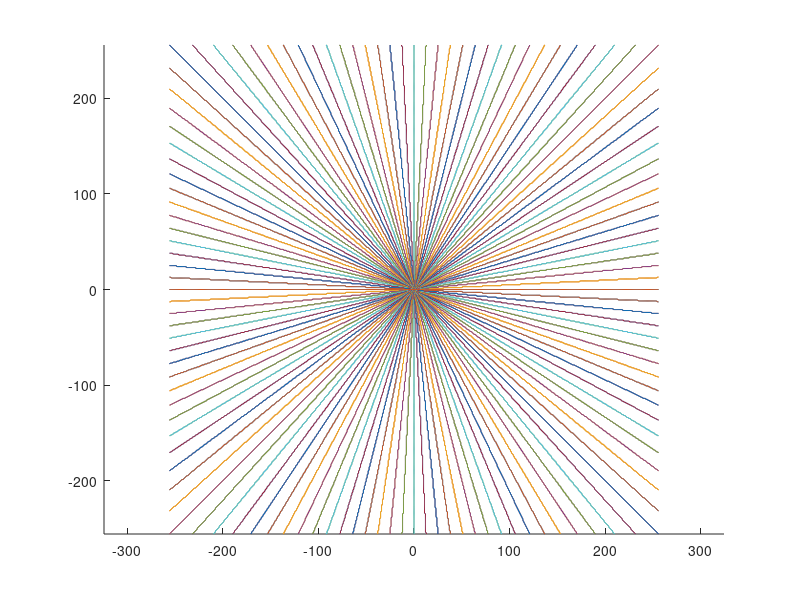

The MATLAB source for this figure:
% CasterLevel = 32;
CasterLevel = 128;
Length = 256;
Xe = zeros(CasterLevel,Length);
Ye = zeros(CasterLevel,Length);

for ii = 0:CasterLevel-1
    thisAngle = ii*pi/CasterLevel*2;
    thisTan = tan(thisAngle);
    if abs(thisTan)<=1
        for jj = 1:(2*Length+1)
            index = jj-1-Length;
            Xe(ii+1,jj) = index;
            Ye(ii+1,jj) = round(index*thisTan);
        end
    else
        for jj = 1:(2*Length+1)
            index = jj-1-Length;
            Xe(ii+1,jj) = round(index/thisTan);
            Ye(ii+1,jj) = index;
        end
    end
end

hold on
axis equal
for ii = 1:CasterLevel
    plot(Xe(ii,:),Ye(ii,:))
end
